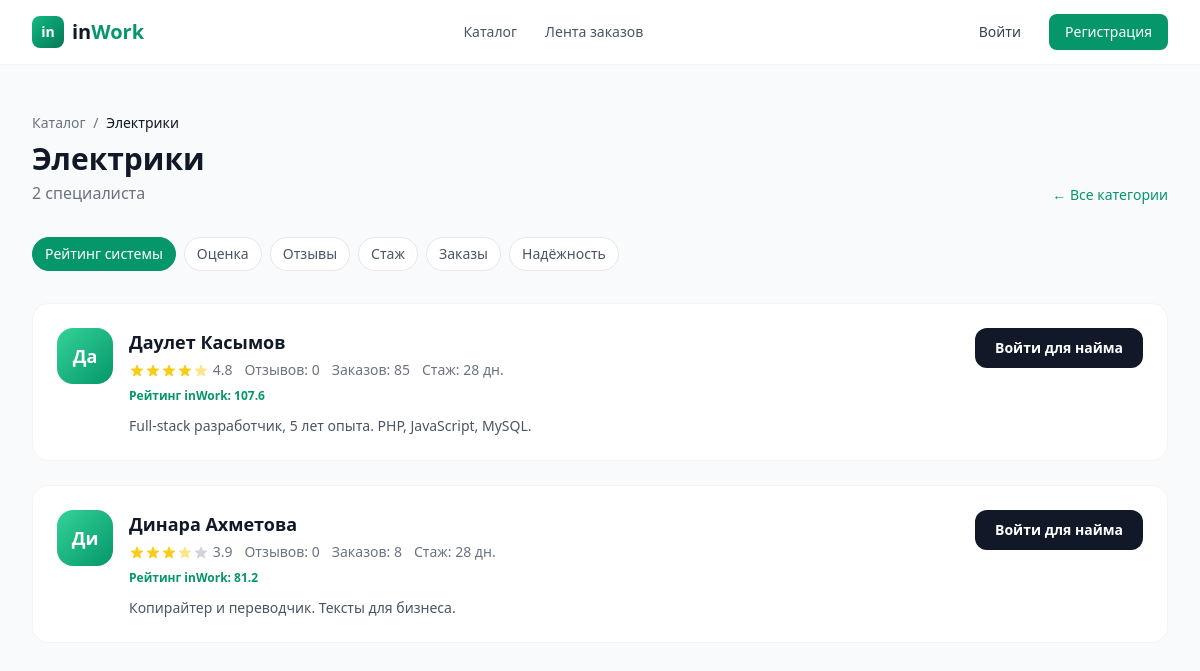
Screenshot of /in-work/public/catalog/electrician with the database file from the repository.
### tables this page shows
CREATE TABLE users (
    id INT UNSIGNED AUTO_INCREMENT PRIMARY KEY,
    name VARCHAR(100) NOT NULL,
    email VARCHAR(191) NOT NULL UNIQUE,
    password VARCHAR(255) NOT NULL,
    role ENUM('client', 'freelancer', 'admin') NOT NULL DEFAULT 'freelancer',
    avatar VARCHAR(255) DEFAULT NULL,
    bio TEXT DEFAULT NULL,
    balance DECIMAL(12,2) NOT NULL DEFAULT 0.00,
    rating DECIMAL(3,2) NOT NULL DEFAULT 0.00,
    completed_orders INT UNSIGNED NOT NULL DEFAULT 0,
    created_at TIMESTAMP NOT NULL DEFAULT CURRENT_TIMESTAMP,
    updated_at TIMESTAMP NOT NULL DEFAULT CURRENT_TIMESTAMP ON UPDATE CURRENT_TIMESTAMP,
    INDEX idx_users_role (role),
    INDEX idx_users_rating (rating),
    INDEX idx_users_completed (completed_orders)
);

### app/controllers/CatalogController.php (called while the page is built, shortened)
<?php
class CatalogController extends Controller
{
    public function specialists(string $category): void
    {
        $sort = trim((string) $this->input('sort', 'score'));
        $page = max(1, (int) $this->input('page', 1));
        $service = new SpecialistListingService();
        $result = $service->listByCategory($category, $sort, $page, 12);
        $app = require ROOT_PATH . '/config/app.php';
        $label = $app['categories'][$category] ?? $category;
        $this->view('catalog.specialists', [
            'title'           => $label . ' — каталог',
            'category'        => $category,
            'category_label'  => $label,
            'sort'            => $sort,
            'result'          => $result,
        ]);
    }
}

### public/index.php (called while the page is built, shortened)
<?php
try {
    $appConfig = require ROOT_PATH . '/config/app.php';
    spl_autoload_register(function (string $class) {
        $map = [
            'Core\\'       => ROOT_PATH . '/core/',
            'App\\Controllers\\' => APP_PATH . '/controllers/',
            'App\\Models\\'      => APP_PATH . '/models/',
            'App\\Services\\'    => APP_PATH . '/services/',
            'App\\Middlewares\\'  => APP_PATH . '/middlewares/',
            'App\\Helpers\\'     => APP_PATH . '/helpers/',
        ];
        foreach ($map as $prefix => $baseDir) {
            if (strpos($class, $prefix) === 0) {
                $relativeClass = substr($class, strlen($prefix));
                $file = $baseDir . str_replace('\\', '/', $relativeClass) . '.php';
                if (file_exists($file)) {
                    return;
                }
            }
        }
    });
    require ROOT_PATH . '/app/helpers/functions.php';
    $router = new Core\Router();
    $method = $_SERVER['REQUEST_METHOD'];
    $requestUri = $_SERVER['REQUEST_URI'] ?? '/';
    $path = parse_url($requestUri, PHP_URL_PATH);
    $path = '/' . trim($path, "/ \t\n\r");
    $basePath = $appConfig['base_path'] ?? '/in-work/public';
    $basePath = rtrim($basePath, '/');
    if ($basePath !== '' && (strpos($path, $basePath) === 0)) {
        $suffix = substr($path, strlen($basePath));
        $path = ($suffix === '' || $suffix === '/') ? '/' : ($suffix ?: '/');
    }
    if ($path !== '/') {
        $path = rtrim($path, '/') ?: '/';
    }
    $router->resolve($method, $path);
} catch (Throwable $e) {
    http_response_code(500);
    echo '<h1>Ошибка приложения</h1>';
    echo '<p><strong>' . htmlspecialchars($e->getMessage()) . '</strong></p>';
    echo '<p>Файл: ' . htmlspecialchars($e->getFile()) . ':' . $e->getLine() . '</p>';
    echo '<pre>' . htmlspecialchars($e->getTraceAsString()) . '</pre>';
}

### app/helpers/functions.php (called while the page is built, shortened)
<?php
function e(string $value): string
{
    return htmlspecialchars($value, ENT_QUOTES, 'UTF-8');
}
function url(string $path = ''): string
{
    return APP_URL . '/' . ltrim($path, '/');
}
function is_logged_in(): bool
{
    return isset($_SESSION['user']);
}
function app_categories(): array
{
    $app = require ROOT_PATH . '/config/app.php';
    return $app['categories'] ?? [];
}
function category_mode(string $categorySlug): string
{
    $app = require ROOT_PATH . '/config/app.php';
    $modes = $app['category_modes'] ?? [];
    return ($modes[$categorySlug] ?? '') === 'catalog' ? 'catalog' : 'market';
}

### config/database.php (called while the page is built, shortened)
<?php
$config = [
    'host'     => 'localhost',
    'port'     => '3306',
    'database' => 'inwork',
    'username' => 'root',
    'password' => 'root',
    'charset'  => 'utf8mb4',
];
return $config;

### core/Database.php (called while the page is built, shortened)
<?php
class Database
{
    private static ?Database $instance = null;
    private PDO $pdo;
    private function __construct()
    {
        $config = require __DIR__ . '/../config/database.php';
        $dsn = sprintf(
            'mysql:host=%s;port=%s;dbname=%s;charset=%s',
            $config['host'],
            $config['port'],
            $config['database'],
            $config['charset']
        );
        try {
            $this->pdo = new PDO($dsn, $config['username'], $config['password'], [
                PDO::ATTR_ERRMODE            => PDO::ERRMODE_EXCEPTION,
                PDO::ATTR_DEFAULT_FETCH_MODE => PDO::FETCH_ASSOC,
                PDO::ATTR_EMULATE_PREPARES   => false,
            ]);
        } catch (PDOException $e) {
            throw new PDOException('Database connection failed: ' . $e->getMessage());
        }
    }
    public static function getInstance(): self
    {
        if (self::$instance === null) {
            self::$instance = new self();
        }
        return self::$instance;
    }
    public function query(string $sql, array $params = []): \PDOStatement
    {
        $stmt = $this->pdo->prepare($sql);
        $stmt->execute($params);
        return $stmt;
    }
    public function fetch(string $sql, array $params = []): ?array
    {
        $stmt = $this->query($sql, $params);
        $result = $stmt->fetch();
        return $result ?: null;
    }
    public function fetchAll(string $sql, array $params = []): array
    {
        $stmt = $this->query($sql, $params);
        return $stmt->fetchAll();
    }
}

### app/services/SpecialistListingService.php (called while the page is built, shortened)
<?php
class SpecialistListingService
{
    private Database $db;
    public function __construct()
    {
        $this->db = Database::getInstance();
    }
    public function listByCategory(string $category, string $sort, int $page, int $perPage): array
    {
        $sort = in_array($sort, ['rating', 'reviews', 'experience', 'completed', 'reliability', 'score'], true)
            ? $sort
            : 'score';
        $offset = ($page - 1) * $perPage;
        $totalRow = $this->db->fetch(
            'SELECT COUNT(DISTINCT u.id) AS cnt
             FROM users u
             INNER JOIN freelancer_categories fc ON fc.user_id = u.id AND fc.category = ?
             WHERE u.role = ?',
            [$category, 'freelancer']
        );
        $total = (int) ($totalRow['cnt'] ?? 0);
        $totalPages = (int) max(1, ceil($total / $perPage));
        $orderSql = match ($sort) {
            'rating' => 's.rating DESC, s.id DESC',
            'reviews' => 's.review_count DESC, s.rating DESC, s.id DESC',
            'experience' => 's.tenure_days DESC, s.id DESC',
            'completed' => 's.completed_orders DESC, s.id DESC',
            'reliability' => 's.cancelled_count ASC, s.completed_orders DESC, s.id DESC',
            default => 'platform_score DESC, s.id DESC',
        };
        $sql = "SELECT s.*,
            (s.rating * 14.0
                + LEAST(s.review_count, 100) * 0.22
                + LEAST(s.completed_orders, 150) * 0.18
                + LEAST(s.tenure_days, 4000) / 4000.0 * 18.0
                + GREATEST(0.0, 25.0 - s.cancelled_count * 4.0)
            ) AS platform_score
            FROM (
                SELECT u.id, u.name, u.avatar, u.bio, u.rating, u.completed_orders, u.created_at,
                    (SELECT COUNT(*) FROM reviews r WHERE r.reviewee_id = u.id) AS review_count,
                    (SELECT COUNT(*) FROM orders o WHERE o.freelancer_id = u.id AND o.status = 'cancelled') AS cancelled_count,
                    DATEDIFF(NOW(), u.created_at) AS tenure_days
                FROM users u
                INNER JOIN freelancer_categories fc ON fc.user_id = u.id AND fc.category = ?
                WHERE u.role = 'freelancer'
            ) s
            ORDER BY {$orderSql}
            LIMIT ? OFFSET ?";
        $rows = $this->db->fetchAll($sql, [$category, $perPage, $offset]);
        $items = [];
        foreach ($rows as $row) {
            $score = (float) ($row['platform_score'] ?? 0);
            $items[] = [
                'id'                => (int) $row['id'],
                'name'              => $row['name'],
                'avatar'            => $row['avatar'],
                'bio'               => $row['bio'],
                'rating'            => round((float) $row['rating'], 2),
                'review_count'      => (int) $row['review_count'],
                'completed_orders'  => (int) $row['completed_orders'],
                'tenure_days'       => (int) $row['tenure_days'],
                'cancelled_count'   => (int) $row['cancelled_count'],
                'platform_score'    => round($score, 2),
                'member_since'      => $row['created_at'],
            ];
        }
        return [
            'items'       => $items,
            'total'       => $total,
            'page'        => $page,
            'per_page'    => $perPage,
            'total_pages' => $totalPages,
        ];
    }
}

### views/catalog/specialists.php (the view, shortened to what this page needs)
<?php
$sortLabels = [
    'score'        => 'Рейтинг системы',
    'rating'       => 'Оценка',
    'reviews'      => 'Отзывы',
    'experience'   => 'Стаж',
    'completed'    => 'Заказы',
    'reliability'  => 'Надёжность',
];
$items = $result['items'] ?? [];
$total = (int) ($result['total'] ?? 0);
$baseQs = static function (string $s, int $p) use ($category): string {
    return 'sort=' . urlencode($s) . '&page=' . $p;
};
?>
<div class="max-w-7xl mx-auto px-4 sm:px-6 lg:px-8 py-8 md:py-12">
    <div class="mb-8 flex flex-col md:flex-row md:items-end md:justify-between gap-4">
        <div>
            <nav class="text-sm text-gray-500 mb-2">
                <a href="<?= url('catalog') ?>" class="hover:text-brand-600">Каталог</a>
                <span class="mx-1">/</span>
                <span class="text-gray-900"><?= e($category_label) ?></span>
            </nav>
            <h1 class="text-2xl md:text-3xl font-bold text-gray-900"><?= e($category_label) ?></h1>
            <p class="text-gray-500 mt-1"><?= $total ?> специалист<?= $total === 1 ? '' : ($total >= 2 && $total <= 4 ? 'а' : 'ов') ?></p>
        </div>
        <a href="<?= url('catalog') ?>" class="text-sm text-brand-600 font-medium hover:underline shrink-0">← Все категории</a>
    </div>
    <div class="flex flex-wrap gap-2 mb-8">
        <?php foreach ($sortLabels as $key => $lbl): ?>
            <?php
            $active = $sort === $key;
            $href = url('catalog/' . $category) . '?' . $baseQs($key, 1);
            ?>
            <a href="<?= $href ?>"
               class="px-3 py-1.5 rounded-full text-sm font-medium border transition <?= $active ? 'bg-brand-600 text-white border-brand-600' : 'bg-white text-gray-600 border-gray-200 hover:border-brand-300' ?>">
                <?= e($lbl) ?>
            </a>
        <?php endforeach; ?>
    </div>
    <?php if (empty($items)): ?>
        <div class="bg-white rounded-2xl border border-gray-100 p-12 text-center text-gray-500">
            Пока нет исполнителей с этой специализацией. Загляните позже или пригласите мастера зарегистрироваться и указать категорию в профиле.
        </div>
    <?php else: ?>
        <div class="grid gap-4 md:gap-6">
            <?php foreach ($items as $s): ?>
                <article class="bg-white rounded-2xl border border-gray-100 p-5 sm:p-6 flex flex-col sm:flex-row sm:items-start sm:justify-between gap-4 hover:border-brand-100 transition">
                    <div class="flex-1 min-w-0">
                        <div class="flex items-start gap-4">
                            <div class="w-14 h-14 rounded-2xl bg-gradient-to-br from-brand-400 to-brand-600 flex items-center justify-center text-white text-lg font-bold shrink-0">
                                <?= strtoupper(mb_substr($s['name'] ?? '?', 0, 2)) ?>
                            </div>
                            <div class="min-w-0">
                                <h2 class="text-lg font-bold text-gray-900">
                                    <a href="<?= url('profile/' . (int) $s['id']) ?>" class="hover:text-brand-600"><?= e($s['name'] ?? '') ?></a>
                                </h2>
                                <div class="flex flex-wrap gap-x-3 gap-y-1 mt-1 text-sm text-gray-500">
                                    <span><?= render_stars((float) ($s['rating'] ?? 0)) ?> <?= number_format((float) ($s['rating'] ?? 0), 1) ?></span>
                                    <span>Отзывов: <?= (int) ($s['review_count'] ?? 0) ?></span>
                                    <span>Заказов: <?= (int) ($s['completed_orders'] ?? 0) ?></span>
                                    <span>Стаж: <?= (int) ($s['tenure_days'] ?? 0) ?> дн.</span>
                                </div>
                                <p class="text-xs text-brand-600 font-semibold mt-2">Рейтинг inWork: <?= number_format((float) ($s['platform_score'] ?? 0), 1) ?></p>
                                <?php if (!empty($s['bio'])): ?>
                                    <p class="text-sm text-gray-600 mt-3 line-clamp-3"><?= e($s['bio']) ?></p>
                                <?php endif; ?>
                            </div>
                        </div>
                    </div>
                    <div class="flex sm:flex-col gap-2 shrink-0">
                        <?php if (is_logged_in() && user_role() === 'client'): ?>
                            <a href="<?= url('catalog/' . $category . '/hire/' . (int) $s['id']) ?>"
                               class="inline-flex justify-center items-center px-5 py-2.5 bg-brand-600 text-white text-sm font-semibold rounded-xl hover:bg-brand-700 transition shadow-sm">
                                Нанять
                            </a>
                        <?php elseif (! is_logged_in()): ?>
                            <a href="<?= url('login') ?>"
                               class="inline-flex justify-center items-center px-5 py-2.5 bg-gray-900 text-white text-sm font-semibold rounded-xl hover:bg-gray-800 transition">
                                Войти для найма
                            </a>
                        <?php else: ?>
                            <span class="text-xs text-gray-400 text-center sm:text-right max-w-[140px]">Найм доступен заказчикам</span>
                        <?php endif; ?>
                    </div>
                </article>
            <?php endforeach; ?>
        </div>
    <?php endif; ?>
</div>

### core/Router.php (shortened to what this page needs)
<?php
class Router
{
    private array $routes = [];
    private array $middlewares = [];
    public function group(array $middleware, callable $callback): void
    {
        $previousMiddlewares = $this->middlewares;
        $this->middlewares = array_merge($this->middlewares, $middleware);
        $this->middlewares = $previousMiddlewares;
    }
    private function addRoute(string $method, string $path, array $action, array $middleware = []): self
    {
        $pattern = $this->convertToRegex($path);
        $this->routes[] = [
            'method'     => $method,
            'path'       => $path,
            'pattern'    => $pattern,
            'controller' => $action[0],
            'action'     => $action[1],
            'middleware'  => array_merge($this->middlewares, $middleware),
        ];
        return $this;
    }
    private function convertToRegex(string $path): string
    {
        $pattern = preg_replace('/\{([a-zA-Z_]+)\}/', '(?P<$1>[^/]+)', $path);
        return '#^' . $pattern . '$#';
    }
    public function resolve(string $method, string $uri): void
    {
        $uri = parse_url($uri, PHP_URL_PATH);
        $uri = rtrim($uri, '/') ?: '/';
        foreach ($this->routes as $route) {
            if (preg_match($route['pattern'], $uri, $matches)) {
                $params = array_filter($matches, 'is_string', ARRAY_FILTER_USE_KEY);
                $controller = new $route['controller']();
                $actionMethod = $route['action'];
                call_user_func_array([$controller, $actionMethod], array_values($params));
                return;
            }
        }
    }
}

### rows the page displays
users: name "Да", name "Даулет Касымов", rating "4.8", review_count "0", completed_orders "85", tenure_days "28", platform_score "107.6", bio "Full-stack разработчик, 5 лет опыта. PHP, JavaScript, MySQL."
users: name "Ди", name "Динара Ахметова", rating "3.9", review_count "0", completed_orders "8", tenure_days "28", platform_score "81.2", bio "Копирайтер и переводчик. Тексты для бизнеса."

### other values shown
$total "2"
$lbl "Рейтинг системы"
$lbl "Оценка"
$lbl "Отзывы"
$lbl "Стаж"
$lbl "Заказы"
$lbl "Надёжность"
